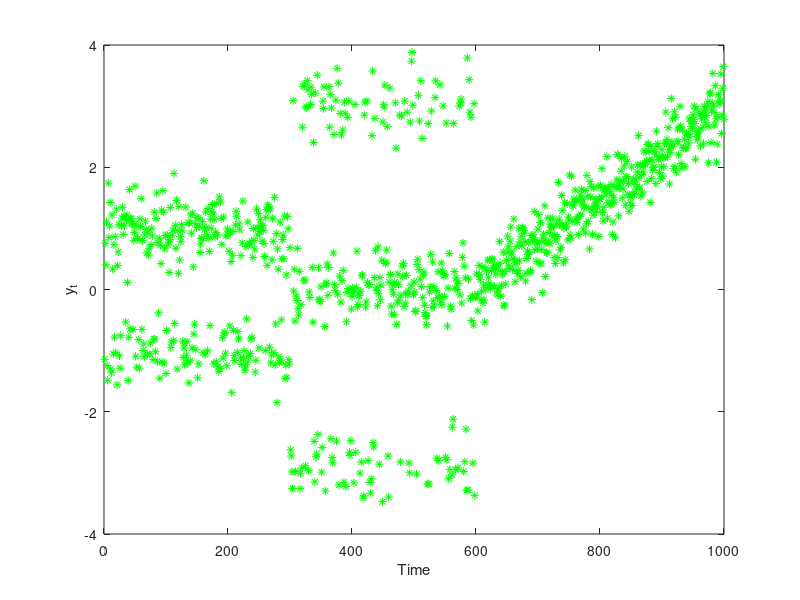

This chart was generated by the following MATLAB code: (Note: this script raises an error after producing the figure.)
%% Matbiips example: Dynamic density estimation
% In this example, we consider the (parametric version) of the dynamic
% Chinese restaurant process derived in the reference below.
%
% Reference: F. Caron, M. Davy, A. Doucet. Generalized Polya Urn for 
% Time-Varying Dirichlet Process Mixtures. Uncertainty in Artificial Intelligence, 2007. 
%
% <http://arxiv.org/ftp/arxiv/papers/1206/1206.5254.pdf>

%% Statistical model in BUGS language
% Content of the file `tvdp.bug':

%%
%
%
%     var c[t_max, clust_max],mu[t_max, clust_max],mu_y[t_max], m[t_max, clust_max],m_up[t_max, clust_max], p[t_max,clust_max],y[t_max,1]
% 
% 
%     model
%     {
%       m[1,1] <- 1
%       c[1,1] <- 1
%       for (i in 2:clust_max)
%       {
%         m[1,i] <- 0
%         c[1,i] <- 0
%       }
%       for (i in 1:clust_max)
%       {
%           mu[1,i] ~ dnorm(mu_0, prec_0)  
%       }
%       y[1,1] ~ dnorm(mu[1,1], prec_y)
%       for (t in 2:t_max)
%       {
%         for (i in 1:clust_max)
%         {
%             m_up[t-1,i] ~ dbinom(rho, m[t-1,i])
%         }
%         p[t,] <- (m_up[t-1,] + alpha/clust_max)/(sum(m_up[t-1,])+alpha)    
%         c[t,] ~ dmulti(p[t,], 1)
%         m[t,] <- m_up[t-1,] + c[t,]
% 
%         # Cluster evolution
%         for (i in 1:clust_max)
%         {
%             mu[t,i] ~ dnorm(gamma * mu[t-1,i] + (1-gamma)*mu_0, 1/(1-gamma^2)*prec_0)
%         }
% 
%         mu_y[t] <- sum(c[t,]*mu[t,])
% 
%         y[t,1] ~ dnorm(mu_y[t], prec_y)
%       }
%     }


%% Installation of Matbiips
% Unzip the Matbiips archive in some folder
% and add the Matbiips folder to the Matlab path
% 

matbiips_path = '../../matbiips/matlab';
addpath(matbiips_path)


%% Load model and sample data
% Model parameters
clust_max = 10;
t_max = 1000;

mu_0 = 0;
prec_0 = 1;
prec_y = 10;
alpha = 3;
rho = .99;
gamma = .99;

%%
% *Sample and plot data*
y = zeros(t_max, 1);
y(1:300) = sqrt(1/prec_y)*randn(300, 1) + 2*(rand(300, 1)>0.4) -1;
u = rand(300, 1);
y(301:600) = sqrt(1/prec_y)*randn(300, 1) + 3*(u>0.25) + 3*(u>0.75)  -3;
mov_mean = linspace(0,3,400);
y(601:1000) = sqrt(1/prec_y)*randn(400, 1) + repmat(mov_mean', 1, 1);
figure
plot(y, '*g')
xlabel('Time')
ylabel('y_t')


%%
% *Start BiiPS console*
biips_init;

%%
% *Compile BUGS model*
data = {'rho', 'gamma', 't_max', 'clust_max', 'y', 'mu_0', 'prec_0', 'prec_y', 'alpha'};
model = 'tvdp.bug'; % BUGS model filename
[model_id, data] = biips_model(model, data); % Create biips model


%% BiiPS Sequential Monte Carlo
%

%%
% *Parameters of the SMC algorithm*
n_part = 1000; % Number of particles
variables = {'c', 'mu', 'm'}; % Variables to be monitored

%%
% *Run SMC*
out_smc = biips_smc_samples(model_id, variables, n_part);

%% Plot the true and estimated densities over time
%
stepsize = 20;
n0 = 200;
x0 = linspace(-5,5,n0);
out = zeros(t_max, n0);
out_true = zeros(t_max, n0);
for t=stepsize:stepsize:t_max
    for i=1:n_part
        c_i = logical(out_smc.c.f.values(t, :, i));
        mu_i = out_smc.mu.f.values(t, :, i);
        m_i =   out_smc.m.f.values(t, :, i);
        w_i = out_smc.mu.f.weights(t,1,i);
        out(t, :) = out(t, :) ...
            + w_i*sum( repmat(m_i', 1, n0).*normpdf(repmat(x0, clust_max, 1),...
            repmat(mu_i', 1, n0), 1/sqrt(prec_y)))/sum(m_i);
    end
    if t<301
        out_true(t,:) = .5*normpdf(x0, 1, 1/sqrt(prec_y)) +  .5*normpdf(x0, -1, 1/sqrt(prec_y));
    elseif (t>300 && t<=600)
        out_true(t,:) = .25*normpdf(x0, -3, 1/sqrt(prec_y)) ...
            +  .25*normpdf(x0, 3, 1/sqrt(prec_y)) + .5*normpdf(x0, 0, 1/sqrt(prec_y));
    else
        out_true(t,:) = normpdf(x0, mov_mean(t-600), 1/sqrt(prec_y));
    end
    
end

% True density
figure
for t=stepsize:stepsize:t_max
    line(t*ones(length(x0),1), x0, out_true(t, :), 'color', 'k')
    hold on
end
view(-70,52)
xlabel('Time')
ylabel('y')
zlabel('$F_t(y)$', 'interpreter', 'latex')
title('True Density')

% Estimated density
figure
for t=stepsize:stepsize:t_max
    line(t*ones(length(x0),1), x0, out(t, :), 'color', 'k')
    hold on
end
view(-70,52)
xlabel('Time')
ylabel('y')
zlabel('$\widehat F_t(y)$', 'interpreter', 'latex')
title('Estimated Density')
